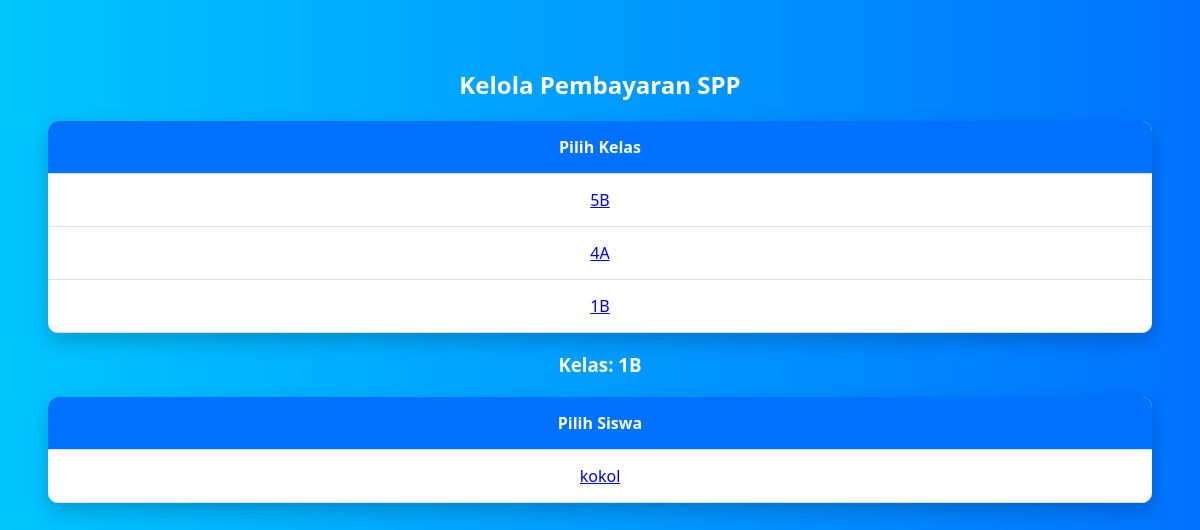
Before: /dashboard-admin/pembayaran/?kelas=1B&siswa_id=1 (signed in) with the older database file.
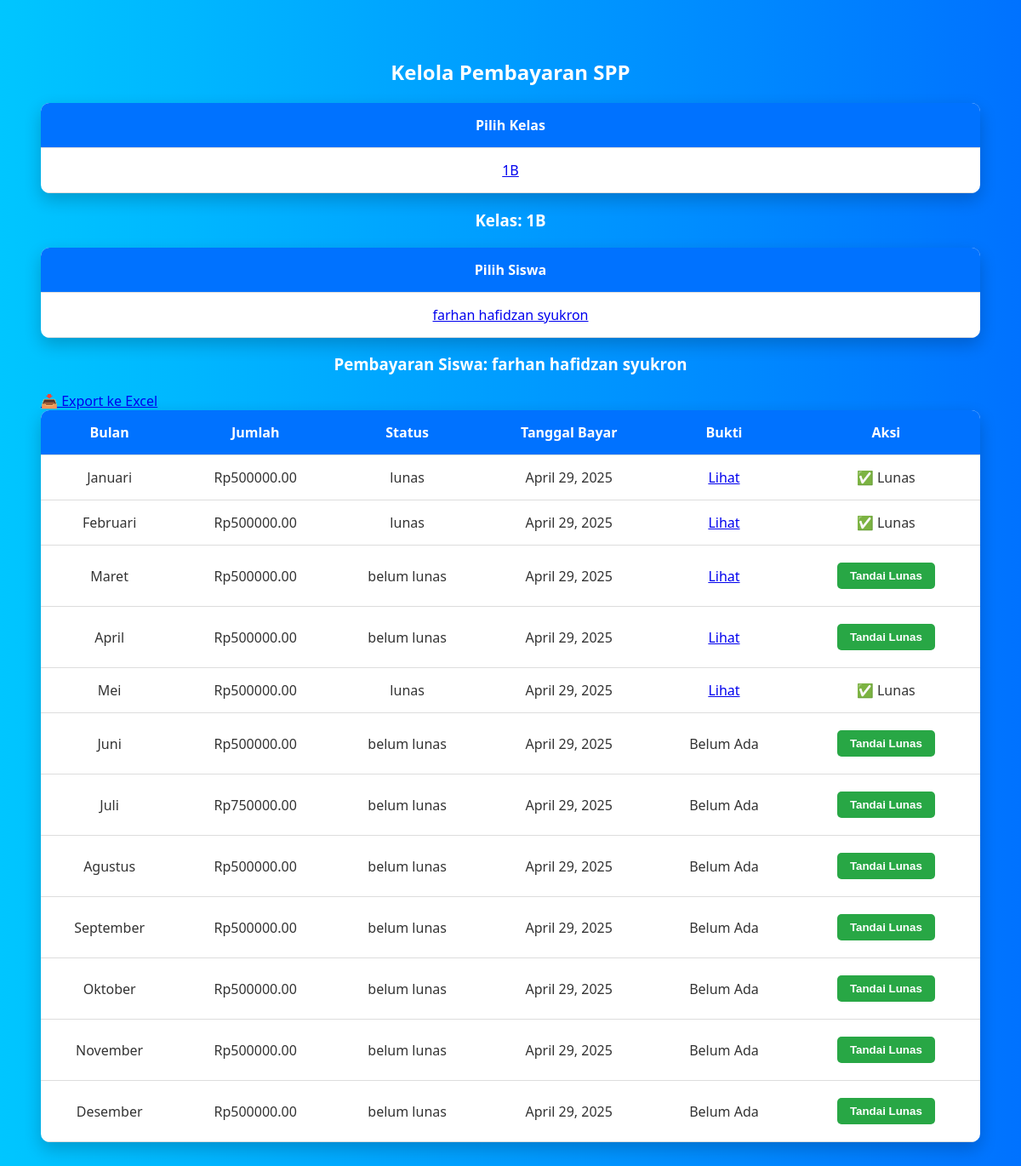
After: the same page with the newer database file.
### keuangan/models.py (models this page shows, shortened)
class Siswa(models.Model):
    user = models.OneToOneField(User, on_delete=models.CASCADE)
    nama = models.CharField(max_length=100)
    kelas = models.CharField(max_length=50)
    no_rekening = models.CharField(max_length=20)

class PembayaranSPP(models.Model):
    siswa = models.ForeignKey(Siswa, on_delete=models.CASCADE)
    bulan = models.CharField(max_length=2, choices=BULAN_CHOICES)
    jumlah_bayar = models.DecimalField(max_digits=10, decimal_places=2)
    status_bayar = models.CharField(max_length=20, choices=STATUS_CHOICES, default='belum lunas')
    tanggal_bayar = models.DateField(auto_now_add=True)
    bukti_pembayaran = models.ImageField(upload_to='bukti_pembayaran/', blank=True, null=True)

### keuangan/views.py (the view, shortened to what this page needs)
# urls.py: path('dashboard-admin/pembayaran/', views.kelola_pembayaran, name='kelola_pembayaran'),
@login_required
def kelola_pembayaran(request):
    kelas_list = Siswa.objects.values_list('kelas', flat=True).distinct()
    kelas_terpilih = request.GET.get('kelas')
    siswa_id = request.GET.get('siswa_id')
    search_nama = request.GET.get('search_nama')
    pembayaran_list = None
    siswa_list = []
    siswa_terpilih = None
    if kelas_terpilih:
        siswa_list = Siswa.objects.filter(kelas=kelas_terpilih)
        if siswa_id:
            siswa_terpilih = get_object_or_404(Siswa, id=siswa_id)
            pembayaran_list = PembayaranSPP.objects.filter(siswa=siswa_terpilih).order_by('bulan')
    return render(request, 'keuangan/admin/kelola_pembayaran.html', {
        'kelas_list': kelas_list,
        'kelas_terpilih': kelas_terpilih,
        'siswa_list': siswa_list,
        'siswa_terpilih': siswa_terpilih,
        'pembayaran_list': pembayaran_list,
        'search_nama': search_nama,
    })

### keuangan/templates/keuangan/admin/kelola_pembayaran.html (shortened to what this page needs)
<!DOCTYPE html>
<html lang="en">
<head>
</head>
<body>
<h2>Kelola Pembayaran SPP</h2>
<table>
    <thead>
        <tr>
            <th>Pilih Kelas</th>
        </tr>
    </thead>
    <tbody>
        {% for kelas in kelas_list %}
        <tr>
            <td>
                <a href="?kelas={{ kelas }}" class="kelas-link">{{ kelas }}</a>
            </td>
        </tr>
        {% empty %}
        <tr>
            <td>Tidak ada kelas tersedia.</td>
        </tr>
        {% endfor %}
    </tbody>
</table>
{% if kelas_terpilih %}
    <h3>Kelas: {{ kelas_terpilih }}</h3>
    <table>
        <thead>
            <tr>
                <th>Pilih Siswa</th>
            </tr>
        </thead>
        <tbody>
            {% for siswa in siswa_list %}
            <tr>
                <td>
                    <a href="?kelas={{ kelas_terpilih }}&siswa_id={{ siswa.id }}" class="kelas-link">{{ siswa.nama }}</a>
                </td>
            </tr>
            {% empty %}
            <tr>
                <td>Belum ada siswa di kelas ini.</td>
            </tr>
            {% endfor %}
        </tbody>
    </table>
{% endif %}
{% if pembayaran_list %}
    <h3>Pembayaran Siswa: {{ siswa_terpilih.nama }}</h3>
    <a href="{% url 'export_pembayaran_excel' %}?kelas={{ kelas_terpilih }}&siswa_id={{ siswa_terpilih.id }}" class="export-link">
        📥 Export ke Excel
    </a>
    <table>
        <thead>
            <tr>
                <th>Bulan</th>
                <th>Jumlah</th>
                <th>Status</th>
                <th>Tanggal Bayar</th>
                <th>Bukti</th>
                <th>Aksi</th>
            </tr>
        </thead>
        <tbody>
            {% for bayar in pembayaran_list %}
            <tr>
                <td>{{ bayar.get_bulan_display }}</td>
                <td>Rp{{ bayar.jumlah_bayar }}</td>
                <td>{{ bayar.status_bayar }}</td>
                <td>{{ bayar.tanggal_bayar|default:"-" }}</td>
                <td>
                    {% if bayar.bukti_pembayaran %}
                        <a href="{{ bayar.bukti_pembayaran.url }}" target="_blank">Lihat</a>
                    {% else %}
                        Belum Ada
                    {% endif %}
                </td>
                <td>
                    {% if bayar.status_bayar == 'belum lunas' %}
                    <form method="POST" style="margin: 0;">
                        <button type="submit">Tandai Lunas</button>
                    </form>
                    {% else %}
                        ✅ Lunas
                    {% endif %}
                </td>
            </tr>
            {% empty %}
            <tr>
                <td colspan="6">Tidak ada data pembayaran.</td>
            </tr>
            {% endfor %}
        </tbody>
    </table>
{% endif %}
</body>
</html>

Changed rows visible on the page:
removed Siswa: nama "kokol"
now on this page (row edited): Siswa: nama "farhan hafidzan syukron"
added PembayaranSPP: bulan "Januari", jumlah_bayar "500000.00", status_bayar "lunas", tanggal_bayar "April 29, 2025", shows "✅ Lunas"
added PembayaranSPP: bulan "Februari", jumlah_bayar "500000.00", status_bayar "lunas", tanggal_bayar "April 29, 2025", shows "✅ Lunas"
added PembayaranSPP: bulan "Maret", jumlah_bayar "500000.00", status_bayar "belum lunas", tanggal_bayar "April 29, 2025"
added PembayaranSPP: bulan "April", jumlah_bayar "500000.00", status_bayar "belum lunas", tanggal_bayar "April 29, 2025"
added PembayaranSPP: bulan "Mei", jumlah_bayar "500000.00", status_bayar "lunas", tanggal_bayar "April 29, 2025", shows "✅ Lunas"
added PembayaranSPP: bulan "Juni", jumlah_bayar "500000.00", status_bayar "belum lunas", tanggal_bayar "April 29, 2025", bukti_pembayaran "Belum Ada"
added PembayaranSPP: bulan "Juli", jumlah_bayar "750000.00", status_bayar "belum lunas", tanggal_bayar "April 29, 2025", bukti_pembayaran "Belum Ada"
added PembayaranSPP: bulan "Agustus", jumlah_bayar "500000.00", status_bayar "belum lunas", tanggal_bayar "April 29, 2025", bukti_pembayaran "Belum Ada"
now on this page (row edited): PembayaranSPP: bulan "September", jumlah_bayar "500000.00", status_bayar "belum lunas", tanggal_bayar "April 29, 2025", bukti_pembayaran "Belum Ada"
now on this page (row edited): PembayaranSPP: bulan "Oktober", jumlah_bayar "500000.00", status_bayar "belum lunas", tanggal_bayar "April 29, 2025", bukti_pembayaran "Belum Ada"
now on this page (row edited): PembayaranSPP: bulan "November", jumlah_bayar "500000.00", status_bayar "belum lunas", tanggal_bayar "April 29, 2025", bukti_pembayaran "Belum Ada"
added PembayaranSPP: bulan "Desember", jumlah_bayar "500000.00", status_bayar "belum lunas", tanggal_bayar "April 29, 2025", bukti_pembayaran "Belum Ada"
Other visible differences:
text now shown: "Pembayaran Siswa: 📥 Export ke Excel Bulan Jumlah Status Tanggal Bayar Bukti Aksi"
list line gone: "5B"
list line gone: "4A"
